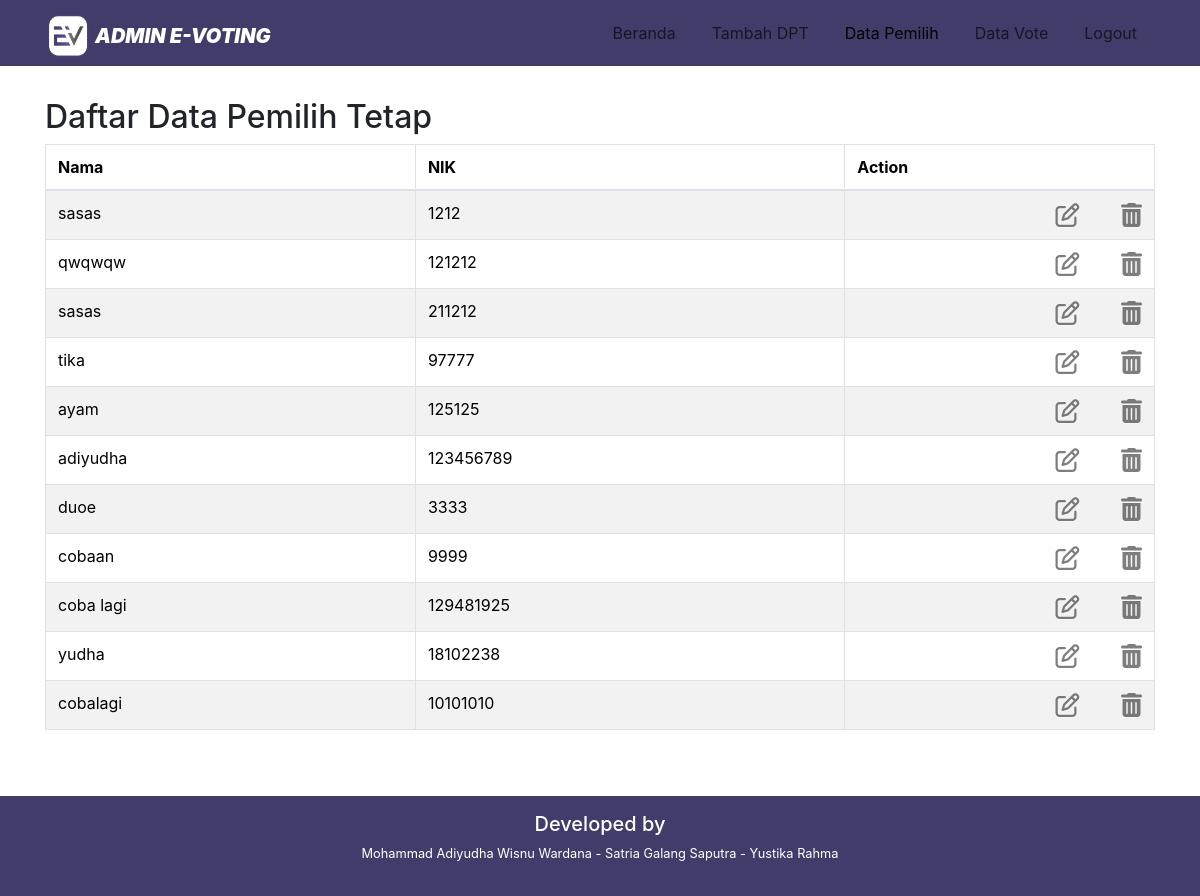
Before: /program/admin/dataPemilih.php (signed in) with the older database file.
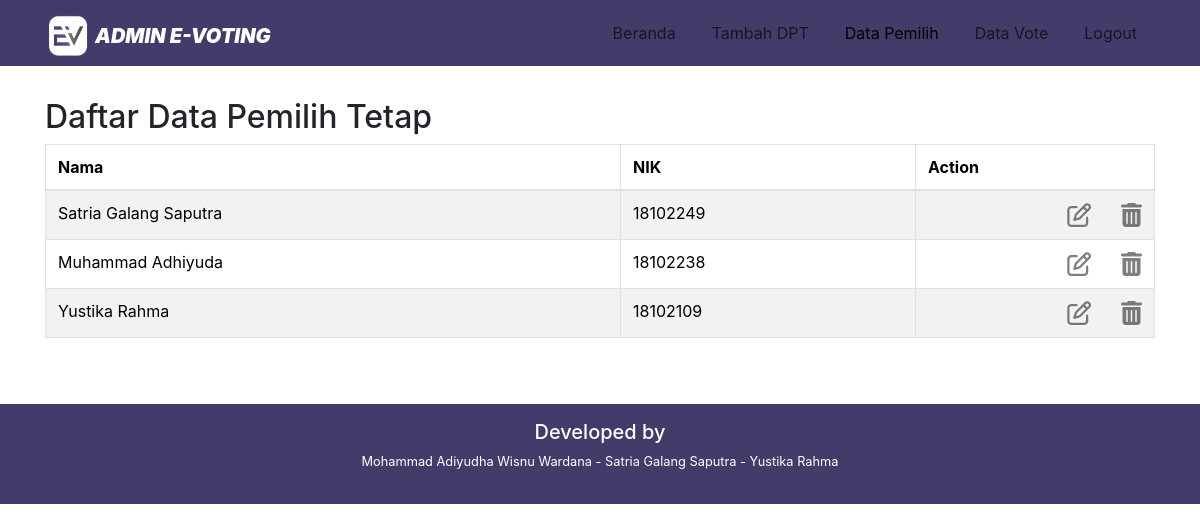
After: the same page with the newer database file.
### tables this page shows
CREATE TABLE `datapemilih` (
  `id` int(11) NOT NULL,
  `nama` varchar(100) NOT NULL,
  `nik` varchar(50) NOT NULL,
  `pilihan` varchar(50) NOT NULL,
  `waktupilih` datetime DEFAULT NULL
);

### program/admin/dataPemilih.php (the view, shortened to what this page needs)
<?php
include '../koneksi.php';
?>
<html>
<head>
    <link rel="stylesheet" href="../../node_modules/bootstrap/dist/css/bootstrap.min.css">
    <link href="../../node_modules/font-awesome/css/font-awesome.min.css" rel="stylesheet">
    <link rel="stylesheet" href="../css/custom_style.css">
    <link rel="stylesheet" type="text/css" href="https://cdnjs.cloudflare.com/ajax/libs/twitter-bootstrap/4.1.1/css/bootstrap.min.css"/>
    <link rel="stylesheet" type="text/css" href="https://cdn.datatables.net/1.10.24/css/dataTables.bootstrap4.min.css"/>
</head>
<body>
    <nav class="py-2 navbar navbar-expand-lg fixed-top">
        <div class="container">
            <a class="navbar-brand" href="#">
            <img src="../images/icon.png" alt="logo" class="logo pb-1">
                Admin E-Voting
            </a>
            <div class="collapse navbar-collapse justify-content-end" id="navbarSupportedContent">
                <ul class="navbar-nav ml-auto ">
                    <li class="nav-item">
                        <a class="nav-link" href="../admin/index.php">Beranda</a>
                    </li>
                    <li class="nav-item">
                        <a class="nav-link" href="../admin/tambahData.php">Tambah DPT</a>
                    </li>
                    <li class="nav-item">
                        <a class="nav-link active" href="../admin/dataPemilih.php">Data Pemilih</a>
                    </li>
                     <li class="nav-item">
                        <a class="nav-link" href="../admin/dataVote.php">Data Vote</a>
                    </li>
                    <li class="nav-item">
                        <a class="nav-link" href="../admin/logout.php">Logout</a>
                    </li>
                </ul>
            </div>
        </div>
    </nav>
    <br>
    <br>
     <section>
        <div class="container">
            <h2>Daftar Data Pemilih Tetap</h2>
           <table class="table table-bordered table-striped table-hover">
               <thead bgcolor="#413c69" style="color: white">
                   <tr>
                    <th>Nama</th>
                    <th>NIK</th>
                    <th>Action</th>
                   </tr>
               </thead>
               <tbody>
                <?php $data="SELECT id, nama, nik FROM datapemilih";?>
                <?php $ambil=$koneksi->query($data);
                while ($hasil=$ambil->fetch_assoc()) {
                    ?>
                   <tr>
                        <td><?= $hasil['nama']; ?></td>
                        <td><?= $hasil['nik']; ?></td>
                        <td>
                        <a href="hapus_data.php?id= <?= $hasil['id']; ?>" type="button" class="close">
                        <span class="fa fa-trash"></span>
                        </a>
                        <div class="col-10">
                        <a href="update_data.php?id= <?= $hasil['id']; ?>" type="button" class="close">
                        <span class="fa fa-pencil-square-o" aria-hidden="true"></span>
                        </a>
                        </div>
                        </td>
                   </tr>
               <?php } ?>
               </tbody>
           </table>
   </div>
</section>
    <div class="text-center p-3 footer-bawah">
        <h5>Developed by</h5>
        <p><small> Mohammad Adiyudha Wisnu Wardana - Satria Galang Saputra - Yustika Rahma </small> </p>
    </div>
</body>
</html>

### program/css/custom_style.css (style rules this page uses)
body { display: block; overflow-x: hidden; }
nav { background-color: #413C69; }
.navbar-brand { max-height: 50px; font-size: 24px; text-transform: uppercase; font-weight: 900; color: white; font-style: italic; }
nav ul li a { color: white; font-size: 22px; margin: auto 10px; }
section { padding-top: 50px; padding-bottom: 50px; }
.navbar .active { color: #A7C5EB; }
.footer-bawah { background-color: #413C69; color: white; }
.navbar-brand img { height: 50px; }

Changed rows visible on the page:
removed datapemilih: nama "sasas", nik "1212"
removed datapemilih: nama "qwqwqw", nik "121212"
removed datapemilih: nama "sasas", nik "211212"
removed datapemilih: nama "tika", nik "97777"
removed datapemilih: nama "ayam", nik "125125"
removed datapemilih: nama "adiyudha", nik "123456789"
removed datapemilih: nama "duoe", nik "3333"
removed datapemilih: nama "cobaan", nik "9999"
removed datapemilih: nama "coba lagi", nik "129481925"
removed datapemilih: nama "yudha", nik "18102238"
removed datapemilih: nama "cobalagi", nik "10101010"
added datapemilih: nama "Satria Galang Saputra", nik "18102249"
added datapemilih: nama "Muhammad Adhiyuda", nik "18102238"
added datapemilih: nama "Yustika Rahma", nik "18102109"
